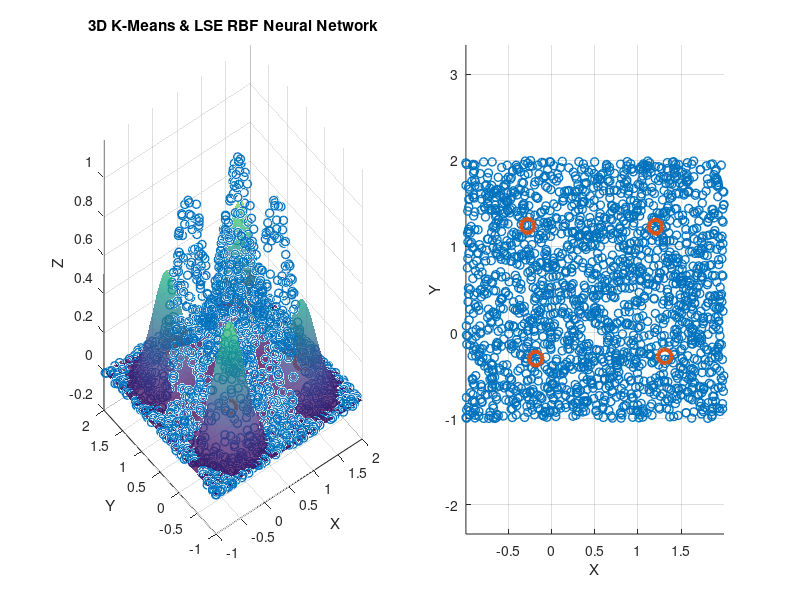

The MATLAB source for this figure:
clc, clear, close all, warning off;
%% LSE Based 3D RBF Model Fitting
% Written By: Rasit
% 20-Jul-2024

%% RBF Fonksiyonu
rbfFunc = @(x, y, cx, cy, gamma, weight) weight * exp(-((x - cx).^2 + (y - cy).^2) / (2 * gamma^2));

%% Create Data
NoD = 2e3;
CenterX = [1 0 1 0];
CenterY = [0 1 1 0];
Sigma = [.25 .25 .25 .25];
Weight = [1 1 1 1];
ModelOrder = 4;
x = 3 * rand(NoD, 1) - 1;
y = 3 * rand(NoD, 1) - 1;
z = 0;
for i = 1:ModelOrder
    z = z + rbfFunc(x, y, CenterX(i), CenterY(i), Sigma(i), Weight(i));
end

%% K-Means Clustering And Nonlinear Regression
data = [x, y, z]; 
numClusters = ModelOrder; 
maxIterations = 100;

rng("default");
initialCenters = data(randperm(size(data, 1), numClusters), :);
centers = initialCenters;

figure('units', 'normalized', 'outerposition', [0 0 1 1], 'color', 'w')
for iter = 1:maxIterations
    distances = pdist2(data, centers);
    [~, idx] = min(distances, [], 2);

    newCenters = zeros(numClusters, 3);
    for i = 1:numClusters
        newCenters(i, :) = mean(data(idx == i, :), 1);
    end

    clf
    subplot(121);
    scatter3(x, y, z, 'red', 'LineWidth', 1), hold on
    scatter3(newCenters(:, 1), newCenters(:, 2), newCenters(:, 3), 100, 'kx', 'LineWidth', 3);
    title(['3D K-Means & LSE RBF Neural Network']);
    xlabel('X'), ylabel('Y'), zlabel('Z');
    grid on;

    clusterCenters = centers(:, 1:2);
    clusterWidths = zeros(numClusters, 1);
    for i = 1:numClusters
        clusterData = data(idx == i, :);
        clusterWidths(i) = std(clusterData(:, 3));
    end

    A = [];
    b = z;
    for i = 1:ModelOrder
        A = [A, rbfFunc(x, y, clusterCenters(i, 1), clusterCenters(i, 2), clusterWidths(i), 1)];
    end
    xlse = A\b;   % LSE Solution for RBF_NN

    Range = [-1 2];
    [X, Y] = meshgrid(linspace(Range(1), Range(2), 1e2));
    Z = 0;
    for i = 1:ModelOrder
        Z = Z + rbfFunc(X, Y, clusterCenters(i, 1), clusterCenters(i, 2), clusterWidths(i), xlse(i));
    end
    surf(X, Y, Z, 'EdgeColor', 'none', 'FaceAlpha', .75), axis([Range(1) Range(2) Range(1) Range(2) -.2 1.2])

    subplot(122);
    scatter(x, y, 'red', 'LineWidth', 1), hold on
    scatter(newCenters(:, 1), newCenters(:, 2), 100, 'kx', 'LineWidth', 3);
    xlabel('X'), ylabel('Y'),grid on,axis equal;
    drawnow
    if isequal(newCenters, centers)
        break;
    end
    centers = newCenters;
end


